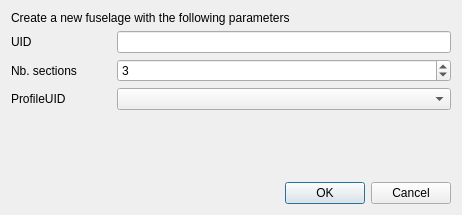
<?xml version="1.0" encoding="UTF-8"?>
<ui version="4.0">
 <class>NewFuselageDialog</class>
 <widget class="QDialog" name="NewFuselageDialog">
  <property name="geometry">
   <rect>
    <x>0</x>
    <y>0</y>
    <width>462</width>
    <height>215</height>
   </rect>
  </property>
  <property name="windowTitle">
   <string>Dialog</string>
  </property>
  <layout class="QGridLayout" name="gridLayout">
   <item row="3" column="1">
    <widget class="QSpinBox" name="spinBoxNbSection">
     <property name="minimum">
      <number>2</number>
     </property>
     <property name="maximum">
      <number>1000000000</number>
     </property>
     <property name="value">
      <number>3</number>
     </property>
    </widget>
   </item>
   <item row="8" column="1">
    <widget class="QDialogButtonBox" name="buttonBox">
     <property name="orientation">
      <enum>Qt::Horizontal</enum>
     </property>
     <property name="standardButtons">
      <set>QDialogButtonBox::Cancel|QDialogButtonBox::Ok</set>
     </property>
    </widget>
   </item>
   <item row="3" column="0">
    <widget class="QLabel" name="label">
     <property name="minimumSize">
      <size>
       <width>100</width>
       <height>0</height>
      </size>
     </property>
     <property name="maximumSize">
      <size>
       <width>100</width>
       <height>16777215</height>
      </size>
     </property>
     <property name="text">
      <string>Nb. sections</string>
     </property>
    </widget>
   </item>
   <item row="6" column="1">
    <spacer name="verticalSpacer">
     <property name="orientation">
      <enum>Qt::Vertical</enum>
     </property>
     <property name="sizeHint" stdset="0">
      <size>
       <width>20</width>
       <height>40</height>
      </size>
     </property>
    </spacer>
   </item>
   <item row="0" column="0" colspan="2">
    <widget class="QLabel" name="label_4">
     <property name="text">
      <string>Create a new fuselage with the following parameters</string>
     </property>
    </widget>
   </item>
   <item row="5" column="0">
    <widget class="QLabel" name="label_2">
     <property name="minimumSize">
      <size>
       <width>100</width>
       <height>0</height>
      </size>
     </property>
     <property name="maximumSize">
      <size>
       <width>100</width>
       <height>16777215</height>
      </size>
     </property>
     <property name="text">
      <string>ProfileUID</string>
     </property>
    </widget>
   </item>
   <item row="5" column="1">
    <widget class="QComboBox" name="comboBoxProfilesUID"/>
   </item>
   <item row="2" column="0">
    <widget class="QLabel" name="label_3">
     <property name="minimumSize">
      <size>
       <width>100</width>
       <height>0</height>
      </size>
     </property>
     <property name="maximumSize">
      <size>
       <width>100</width>
       <height>16777215</height>
      </size>
     </property>
     <property name="text">
      <string>UID</string>
     </property>
    </widget>
   </item>
   <item row="2" column="1">
    <widget class="QLineEdit" name="lineEditUID"/>
   </item>
  </layout>
 </widget>
 <resources/>
 <connections>
  <connection>
   <sender>buttonBox</sender>
   <signal>accepted()</signal>
   <receiver>NewFuselageDialog</receiver>
   <slot>accept()</slot>
   <hints>
    <hint type="sourcelabel">
     <x>248</x>
     <y>254</y>
    </hint>
    <hint type="destinationlabel">
     <x>157</x>
     <y>274</y>
    </hint>
   </hints>
  </connection>
  <connection>
   <sender>buttonBox</sender>
   <signal>rejected()</signal>
   <receiver>NewFuselageDialog</receiver>
   <slot>reject()</slot>
   <hints>
    <hint type="sourcelabel">
     <x>316</x>
     <y>260</y>
    </hint>
    <hint type="destinationlabel">
     <x>286</x>
     <y>274</y>
    </hint>
   </hints>
  </connection>
 </connections>
</ui>
